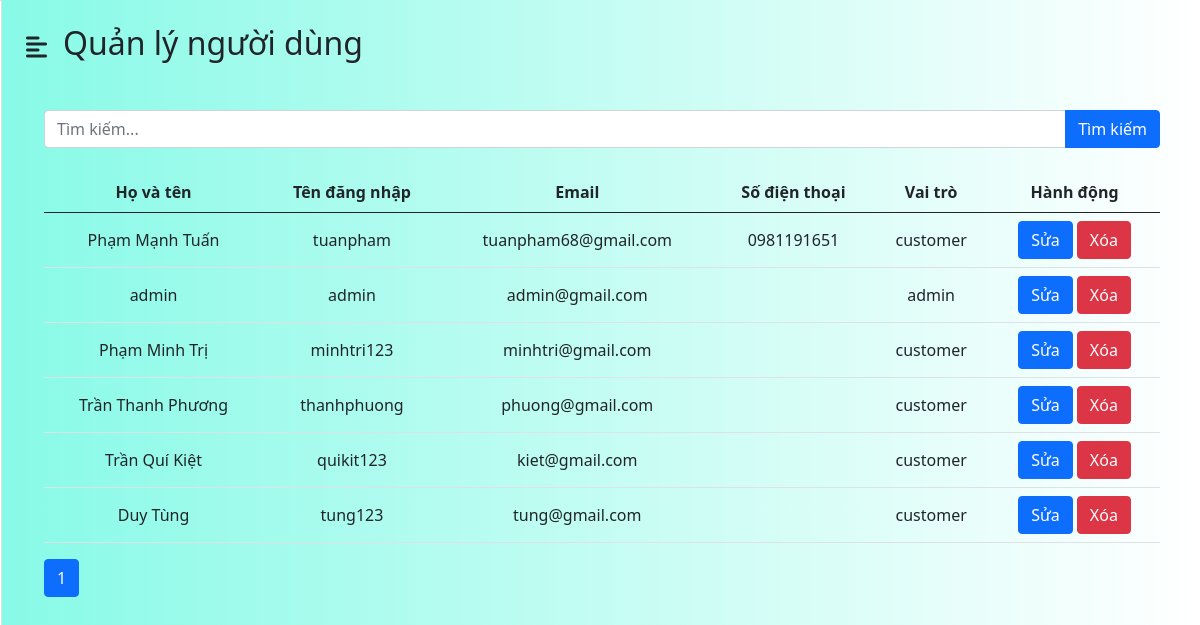
The app's page /admin/index.php?act=user (signed in) with its own data.
### tables this page shows
CREATE TABLE `users` (
  `id` int(11) NOT NULL,
  `fullname` varchar(50) NOT NULL,
  `username` varchar(50) NOT NULL,
  `password` varchar(50) NOT NULL,
  `email` varchar(50) NOT NULL,
  `numphone` varchar(10) NOT NULL,
  `role` enum('admin','customer','','') NOT NULL DEFAULT 'customer',
  `forgot_token` varchar(100) NOT NULL
);

### admin/models/usermodel.php (called while the page is built, shortened)
<?php
    function getAllUsers($page, $limit) {
        $conn = connectdb();
        $offset = ($page - 1) * $limit;
        $sql = "SELECT * FROM users ORDER BY id ASC LIMIT :offset, :limit";
        $stmt = $conn->prepare($sql);
        $stmt->bindParam(':offset', $offset, PDO::PARAM_INT);
        $stmt->bindParam(':limit', $limit, PDO::PARAM_INT);
        $stmt->execute();
        $users = $stmt->fetchAll(PDO::FETCH_ASSOC);
        $totalQuery = "SELECT COUNT(*) as total FROM users";
        $totalResult = $conn->query($totalQuery);
        $totalRow = $totalResult->fetch(PDO::FETCH_ASSOC);
        $totalRecords = $totalRow['total'];
        $totalPages = ceil($totalRecords / $limit);
        return [
            'users' => $users,
            'total_pages' => $totalPages
        ];
    }
?>

### admin/user.php (the view, shortened to what this page needs)
<div class="users-management">
    <div class="container">
        <div class="table-wrapper">
            <div class="table-title pb-4">
            </div>
            <div class="row mb-4">
                <form method="get" action="index.php">
                    <div class="input-group">
                        <input type="text" class="form-control" name="search" placeholder="Tìm kiếm..."
                            value="<?php echo $_GET['search'] ?? ''; ?>">
                        <button class="btn btn-primary" type="submit">Tìm kiếm</button>
                    </div>
                </form>
            </div>
            <table class="table">
                <thead>
                    <tr>
                        <th>Họ và tên</th>
                        <th>Tên đăng nhập</th>
                        <th>Email</th>
                        <th>Số điện thoại</th>
                        <th>Vai trò</th>
                        <th>Hành động</th>
                    </tr>
                </thead>
                <tbody>
                    <?php if (empty($kq)){ ?>
                    <tr>
                        <td colspan="6" class="text-center text-danger">Không tìm thấy kết quả nào.</td>
                    </tr>
                    <?php }else{
                        foreach($kq as $user){
                            ?>
                    <tr>
                        <td><?php echo $user['fullname']; ?></td>
                        <td><?php echo $user['username']; ?></td>
                        <td><?php echo $user['email']; ?></td>
                        <td><?php echo $user['numphone']; ?></td>
                        <td><?php echo $user['role']; ?></td>
                        <td><a href="index.php?act=updateUser&id=<?php echo $user['id'];?>"
                                class="btn btn-primary">Sửa</a>
                            <a href="#" class="btn btn-danger "
                                onclick="confirmDelete(<?php echo $user['id']; ?>)">Xóa</a>
                        </td>
                    </tr>
                    <?php
                        }if (empty($kq)){ ?>
                    <?php }} ?>
                </tbody>
            </table>
            <div class="pagination">
                <ul class="pagination">
                    <?php for ($i = 1; $i <= $total_pages; $i++): ?>
                    <li class="page-item <?php echo ($i == $page) ? 'active' : ''; ?>">
                        <a class="page-link" href="index.php?act=user&page=<?php echo $i; ?>"><?php echo $i; ?></a>
                    </li>
                    <?php endfor; ?>
                </ul>
            </div>
        </div>
    </div>
</div>

### admin/dashboard.php (style rules this page uses)
tr { text-align: center; }
.table tbody td { vertical-align: middle; }

### records on screen
users: fullname "Phạm Mạnh Tuấn", username "tuanpham", email "tuanpham68@gmail.com", numphone "0981191651", role "customer"
users: fullname "admin", username "admin", email "admin@gmail.com", role "admin"
users: fullname "Phạm Minh Trị", username "minhtri123", email "minhtri@gmail.com", role "customer"
users: fullname "Trần Thanh Phương", username "thanhphuong", email "phuong@gmail.com", role "customer"
users: fullname "Trần Quí Kiệt", username "quikit123", email "kiet@gmail.com", role "customer"
users: fullname "Duy Tùng", username "tung123", email "tung@gmail.com", role "customer"

### other values on screen
$title "Quản lý người dùng"
